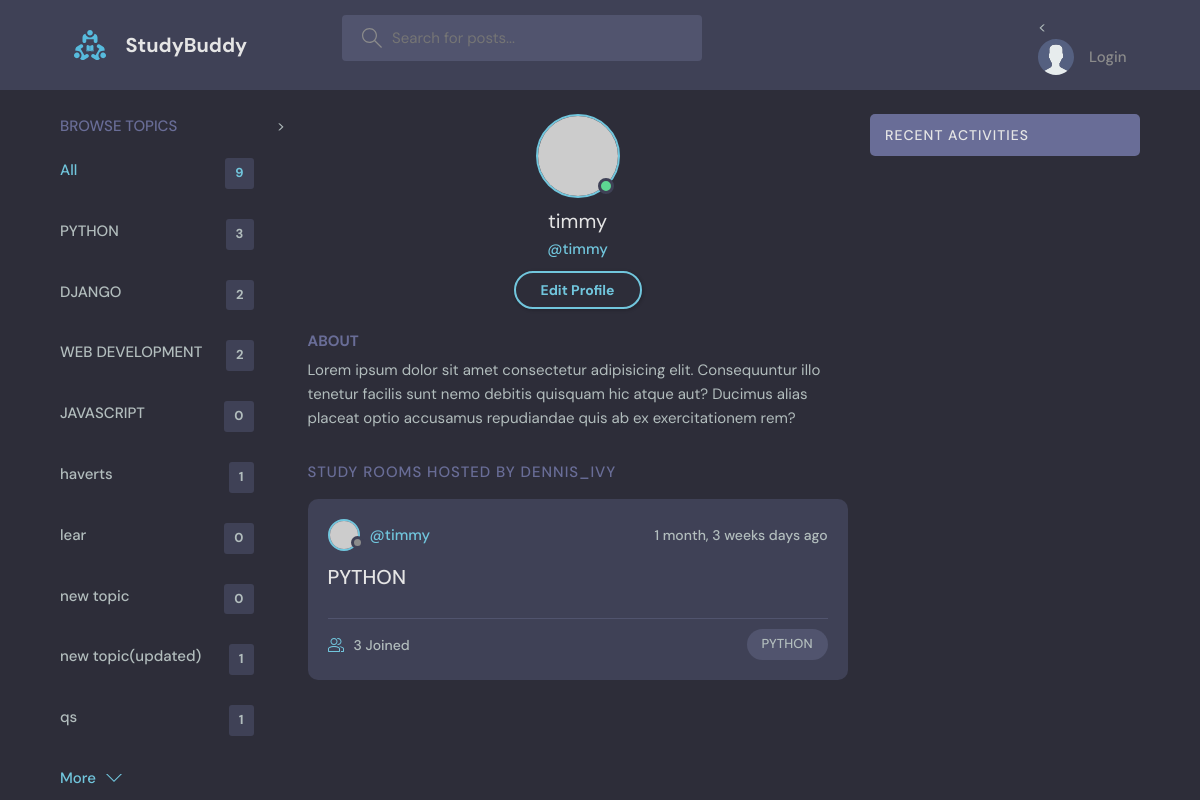
The page /profile/3 on the database its author committed.
### new_app/models.py (models this page shows, shortened)
class Topic(models.Model):
    name = models.CharField(max_length=200)

class Room(models.Model):
    host = models.ForeignKey(User, on_delete=models.SET_NULL, null=True)
    topic = models.ForeignKey(Topic, on_delete=models.SET_NULL, null=True)
    name = models.CharField(max_length=200)
    description = models.TextField(null=True, blank=True)
    participants = models.ManyToManyField(User,related_name='participants', blank=True)
    updated = models.DateTimeField(auto_now=True)
    created = models.DateTimeField(auto_now_add=True)
    class Meta:
        ordering = ['-updated', '-created']

### new_app/views.py (the view)
# urls.py: path('profile/<str:pk>', views.userProfile, name='user-profile'),
def userProfile(request, pk):
    user= User.objects.get(id=pk)
    rooms= user.room_set.all()
    room_messages= user.messages_set.all()
    topics= Topic.objects.all()
    context = {'user': user, 'rooms':rooms, 'room_messages': room_messages, 'topics': topics}
    return render(request, 'new_app/profile.html', context)

### new_app/templates/new_app/profile.html
{% extends 'main.html' %}
{%block content%}
  <main class="profile-page layout layout--3">
    <div class="container">
      {% include 'new_app/topics_component.html' %}>
      <div class="roomList">
        <div class="profile">
          <div class="profile__avatar">
            <div class="avatar avatar--large active">
              <img src="https://randomuser.me/api/portraits/men/11.jpg" />
            </div>
          </div>
          <div class="profile__info">
            <h3>{{user.username}}</h3>
            <p>@{{user.username}}</p>
            <a href="edit-user.html" class="btn btn--main btn--pill">Edit Profile</a>
          </div>
          <div class="profile__about">
            <h3>About</h3>
            <p>
              Lorem ipsum dolor sit amet consectetur adipisicing elit. Consequuntur illo tenetur
              facilis sunt nemo debitis quisquam hic atque aut? Ducimus alias placeat optio
              accusamus repudiandae quis ab ex exercitationem rem?
            </p>
          </div>
        </div>
        <div class="roomList__header">
          <div>
            <h2>Study Rooms Hosted by dennis_ivy</a>
            </h2>
          </div>
        </div>
        {% include 'new_app/feed_component.html' %}
      </div>
{% include 'new_app/activity_component.html' %}
    </div>
  </main>
{%endblock content%}

### new_app/templates/new_app/topics_component.html
<div class="topics">
       <div class="topics__header">
         <h2>Browse Topics</h2>
       </div>
       <ul class="topics__list">
         <li>
           <a href="{% url 'home' %}" class="active">All <span>{{topics.count}}</span></a>
         </li>
         {% for topic in topics %}
         <li>
           <a href="{% url 'home' %}?q={{topic.name}}">{{topic.name}} <span>{{topic.room_set.all.count}}</span></a>
         </li>
         {% endfor %}
       </ul>
       <button class="btn btn--link" href="topics.html">
         More
         <svg version="1.1" xmlns="http://www.w3.org/2000/svg" width="32" height="32" viewBox="0 0 32 32">
           <title>chevron-down</title>
           <path d="M16 21l-13-13h-3l16 16 16-16h-3l-13 13z"></path>
         </svg>
       </button>
     </div>

### new_app/templates/new_app/feed_component.html (shortened to what this page needs)
{% for room in rooms %}
<div class="roomListRoom">
    <div class="roomListRoom__header">
      <a href="{% url 'user-profile' room.host.id %}" class="roomListRoom__author">
        <div class="avatar avatar--small">
          <img src="https://randomuser.me/api/portraits/women/11.jpg" />
        </div>
        <span>@{{room.host.username}}</span>
      </a>
      <div class="roomListRoom__actions">
        <span>{{room.created | timesince}} days ago</span>
      </div>
    </div>
    <div class="roomListRoom__content">
      <a href="{% url 'room' room.id %}">{{room.name}}</a>
    </div>
    <div class="roomListRoom__meta">
      <a href="{% url 'room' room.id %}" class="roomListRoom__joined">
        {{room.participants.all.count}} Joined
      </a>
      <p class="roomListRoom__topic">{{room.topic.name}}</p>
    </div>
  </div>
{% endfor %}

### rows shown on the page
Topic: name "PYTHON", room_set.all.count "3"
Topic: name "DJANGO", room_set.all.count "2"
Topic: name "WEB DEVELOPMENT", room_set.all.count "2"
Topic: name "JAVASCRIPT", room_set.all.count "0"
Topic: name "haverts", room_set.all.count "1"
Topic: name "lear", room_set.all.count "0"
Topic: name "new topic", room_set.all.count "0"
Topic: name "new topic(updated)", room_set.all.count "1"
Topic: name "qs", room_set.all.count "1"
Room: host.username "timmy", created "1 month, 3 weeks", name "PYTHON", participants.all.count "3", topic.name "PYTHON"

### other values the page prints
{{ topics.count }} "9"
{{ user.username }} "timmy"
